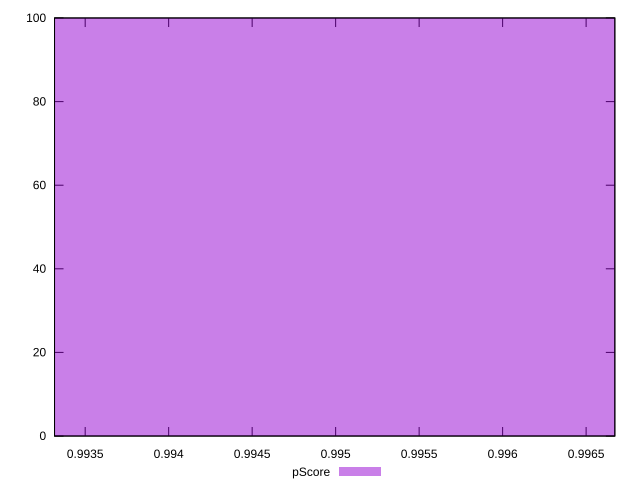

This figure's gnuplot source:
reset

$pScore <<EOF
0.9951569010196307 100
EOF

set key outside below
set boxwidth 0.003741191357216657
set xrange [0.9933164666291344:0.9966719546463649]
set yrange [0:100]
set trange [0:100]
set style fill transparent solid 0.5 noborder
set terminal svg size 640, 490 enhanced background rgb 'white'
set output "report_00008_2021-01-22T20:58:29.167/interactive/samples/pages+cached+noexternal/pScore/histogram.svg"

plot $pScore title "pScore" with boxes

reset
